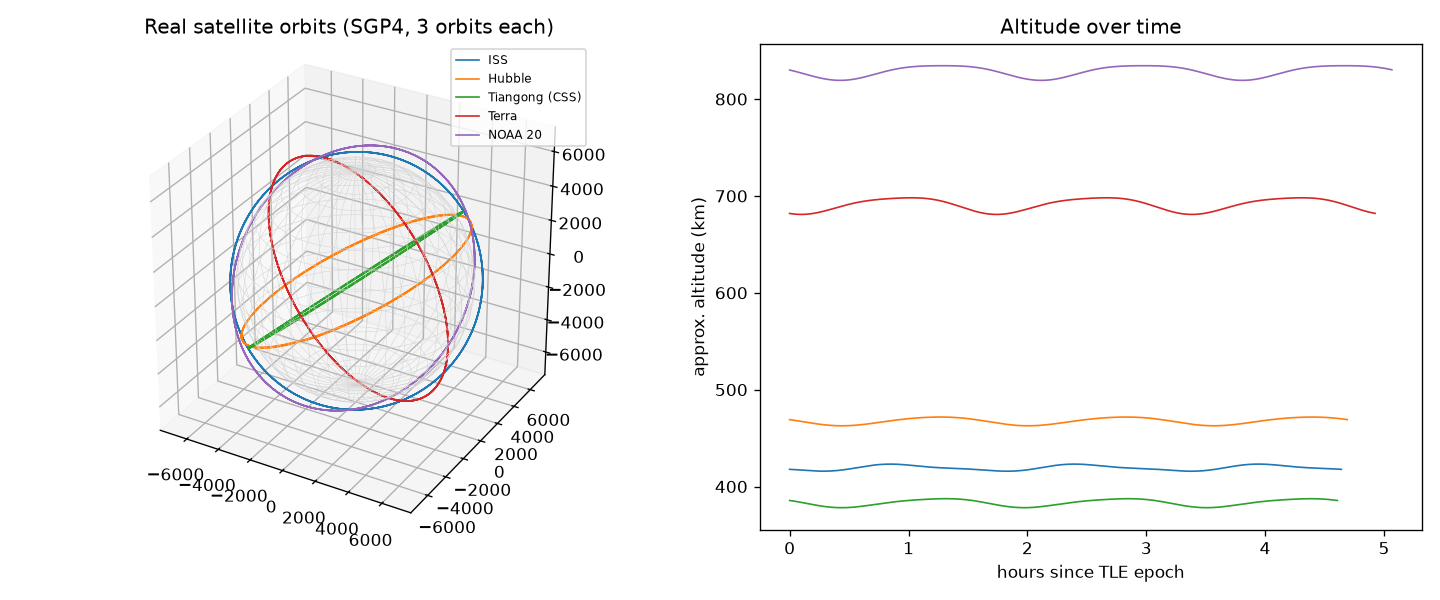

Reproduce this figure in Python.
"""Real satellite orbits from public TLE data (CelesTrak) propagated with SGP4.

1. Downloads current TLEs for a few satellites (cached in tle_cache.txt for 2 hours).
2. Propagates each for 3 orbits with SGP4 and plots the orbits and altitudes.
3. Compares the ISS SGP4 path with a plain two-body RK4 integration started from the
   same state, to show how much the real orbit differs from the simple model
   (SGP4 includes Earth's oblateness and drag; two-body does not).

Altitude here is |r| - 6378.137 km (spherical Earth), so it is approximate.

Run:  python real_satellites.py        Needs: numpy, matplotlib, sgp4
"""
import os
import time
import urllib.request
import numpy as np
import matplotlib
matplotlib.use("Agg")  # remove this line to show plots in a window
import matplotlib.pyplot as plt
from sgp4.api import Satrec, jday


SATS = {"ISS": 25544, "Hubble": 20580, "Tiangong (CSS)": 48274,
        "Terra": 25994, "NOAA 20": 43013}
CACHE = "tle_cache.txt"
URL = "https://celestrak.org/NORAD/elements/gp.php?CATNR={}&FORMAT=tle"
R_EARTH = 6378.137          # km
MU = 398600.4418            # km^3/s^2


def tle_checksum_ok(line):
    total = sum(int(c) if c.isdigit() else (1 if c == "-" else 0) for c in line[:68])
    return total % 10 == int(line[68])


def load_tles():
    """Return {name: (line1, line2)}; download if the cache is missing or old."""
    if not os.path.exists(CACHE) or time.time() - os.path.getmtime(CACHE) > 2 * 3600:
        lines = []
        for name, cat in SATS.items():
            with urllib.request.urlopen(URL.format(cat), timeout=30) as f:
                txt = [l.strip() for l in f.read().decode().splitlines() if l.strip()]
            if len(txt) < 2 or not txt[-2].startswith("1 "):
                print(f"Skipping {name}: no TLE returned (is it still in orbit?)")
                continue
            lines += [name, txt[-2], txt[-1]]
        with open(CACHE, "w") as f:
            f.write("\n".join(lines) + "\n")
    with open(CACHE) as f:
        L = [l.rstrip("\n") for l in f if l.strip()]
    tles = {L[i]: (L[i + 1], L[i + 2]) for i in range(0, len(L), 3)}
    for name, (l1, l2) in tles.items():
        assert tle_checksum_ok(l1) and tle_checksum_ok(l2), f"bad TLE checksum for {name}"
    return tles


def propagate(sat, n_orbits=3, step_s=30.0):
    """SGP4 positions (km, TEME) over n_orbits starting at the TLE epoch."""
    period_s = 2 * np.pi / sat.no_kozai * 60.0   # no_kozai is rad/min
    t_s = np.arange(0, n_orbits * period_s, step_s)
    jd = sat.jdsatepoch + t_s / 86400.0
    fr = sat.jdsatepochF * np.ones_like(t_s)
    err, r, v = sat.sgp4_array(jd, fr)
    if np.any(err != 0):
        raise RuntimeError("SGP4 error code(s): %s" % set(err[err != 0]))
    return t_s, r, v


def two_body_rk4(r0, v0, t_s, dt=10.0):
    """Plain two-body RK4 (km, km/s) started from the SGP4 state; sampled at t_s."""
    acc = lambda r: -MU * r / np.linalg.norm(r) ** 3

    def step(r, v, h):
        k1r, k1v = v, acc(r)
        k2r, k2v = v + 0.5 * h * k1v, acc(r + 0.5 * h * k1r)
        k3r, k3v = v + 0.5 * h * k2v, acc(r + 0.5 * h * k2r)
        k4r, k4v = v + h * k3v, acc(r + h * k3r)
        return (r + h / 6 * (k1r + 2 * k2r + 2 * k3r + k4r),
                v + h / 6 * (k1v + 2 * k2v + 2 * k3v + k4v))

    r, v, t, out = r0.copy(), v0.copy(), 0.0, []
    for target in t_s:
        while t + dt <= target + 1e-9:
            r, v = step(r, v, dt)
            t += dt
        out.append(r.copy())
    return np.array(out)


def main():
    tles = load_tles()
    fig = plt.figure(figsize=(12, 5))
    ax3 = fig.add_subplot(1, 2, 1, projection="3d")
    ax2 = fig.add_subplot(1, 2, 2)
    u, w = np.mgrid[0:2 * np.pi:40j, 0:np.pi:20j]
    ax3.plot_wireframe(R_EARTH * np.cos(u) * np.sin(w), R_EARTH * np.sin(u) * np.sin(w),
                       R_EARTH * np.cos(w), color="lightgray", lw=0.3)
    results = {}
    for name, (l1, l2) in tles.items():
        sat = Satrec.twoline2rv(l1, l2)
        t_s, r, v = propagate(sat)
        results[name] = (sat, t_s, r, v)
        ax3.plot(r[:, 0], r[:, 1], r[:, 2], lw=1, label=name)
        alt = np.linalg.norm(r, axis=1) - R_EARTH
        ax2.plot(t_s / 3600, alt, lw=1, label=name)
        print(f"{name:16s} mean altitude {alt.mean():7.1f} km   range {alt.min():7.1f}-{alt.max():7.1f} km")
    ax3.set_title("Real satellite orbits (SGP4, 3 orbits each)")
    ax3.set_box_aspect((1, 1, 1))
    ax3.legend(fontsize=7)
    ax2.set_xlabel("hours since TLE epoch")
    ax2.set_ylabel("approx. altitude (km)")
    ax2.set_title("Altitude over time")
    plt.tight_layout()
    plt.savefig("real_satellites.png", dpi=120)

    # Two-body vs SGP4 for the ISS
    sat, t_s, r, v = results["ISS"]
    r_tb = two_body_rk4(r[0], v[0], t_s)
    diff = np.linalg.norm(r_tb - r, axis=1)
    plt.figure(figsize=(6, 4.5))
    plt.plot(t_s / 3600, diff)
    plt.xlabel("hours since TLE epoch")
    plt.ylabel("distance between two-body RK4 and SGP4 (km)")
    plt.title("ISS: simple two-body model vs SGP4")
    plt.tight_layout()
    plt.savefig("iss_twobody_vs_sgp4.png", dpi=120)
    print(f"ISS two-body vs SGP4 after 3 orbits: {diff[-1]:.1f} km")


if __name__ == "__main__":
    main()
